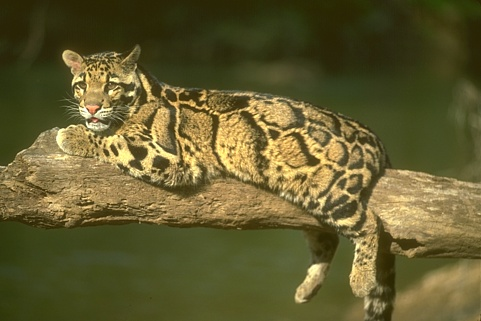
#> input picture code/epllcode/160068.jpg, 481 x 321 px
$ python -i detect_high_area.py   (imports and definitions only)
#> lines starting #> are read from the running program, lines starting #| are printed output that depends on the picture; after the words box and inside, x2 and y2 are one past the last pixel; in counts of white or black regions, pixels touching at a corner belong together
#> further down, picture is the input picture: shape (321, 481, 3); mean B, G, R 47.5, 92.2, 99.2
from cv2 import cv2
import numpy as np

'''
@function
检测输入图像高光区域
@parameter
img1:基准图像
@return
mask:三通道高光像素掩码
flip_mask:反高光像素掩码
'''
def get_high_mask(img1):
    b1, g1, r1 = cv2.split(img1)
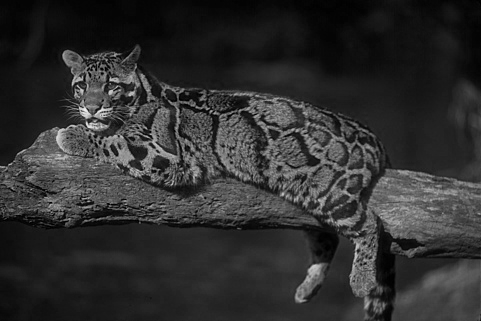
#> b1: shape (321, 481); min 0, max 241, mean 47.5
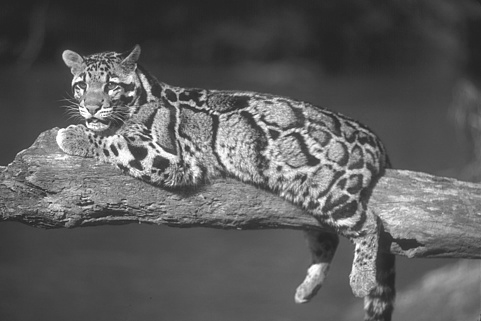
#> g1: shape (321, 481); min 35, max 255, mean 92.2
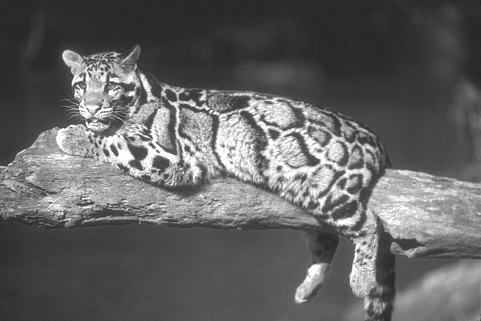
#> r1: shape (321, 481); min 38, max 255, mean 99.2

    #cv2.imshow('img3', b1)
    rows, cols, _ = img1.shape
#> rows = 321; cols = 481
    chanel_min = np.zeros((rows, cols), dtype=img1.dtype)
    for row in range(rows):            #遍历高
            for col in range(cols):         #遍历宽
                chanel_min[row][col] = min(r1[row][col], g1[row][col], b1[row][col])

    mean_chanel_min = np.mean(chanel_min)
#> mean_chanel_min = 47.5
    msf_r1 = np.uint8(r1 - chanel_min + mean_chanel_min)
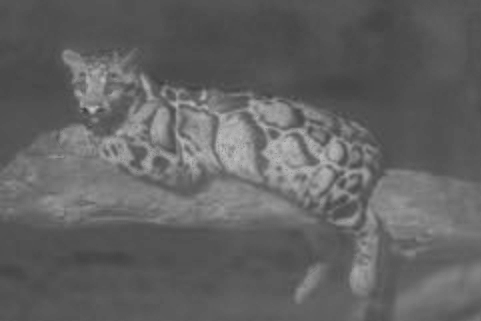
#> msf_r1: shape (321, 481); min 61, max 197, mean 98.7
    msf_g1 = np.uint8(g1 - chanel_min + mean_chanel_min)
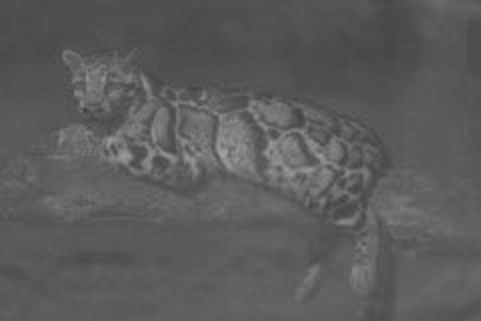
#> msf_g1: shape (321, 481); min 61, max 163, mean 91.7
    msf_b1 = np.uint8(b1 - chanel_min + mean_chanel_min)
#> msf_b1: shape (321, 481); every value is 47

    #msf_img1 = cv2.merge([msf_b1, msf_g1, msf_r1])
    #cv2.imshow('img3', msf_r1)
    #cv2.imshow('img2', r1)

    '''for循环效率低
    mask_r1 = np.zeros((img1.shape[:2]),np.uint8)
    mask_g1 = np.zeros((img1.shape[:2]),np.uint8)
    mask_b1 = np.zeros((img1.shape[:2]),np.uint8)
    for row in range(rows):            #遍历高
            for col in range(cols):         #遍历宽
                if r1[row][col] > msf_r1[row][col] and r1[row][col] - msf_r1[row][col] >= 100:
                    mask_r1[row][col] = 255
                if g1[row][col] > msf_g1[row][col] and g1[row][col] - msf_g1[row][col] >= 100:
                    mask_g1[row][col] = 255
                if b1[row][col] > msf_b1[row][col] and b1[row][col] - msf_b1[row][col] >= 100:
                    mask_b1[row][col] = 255
    '''
    th = 40
    #获取b高光像素掩码
    mask_b1 = np.float32(b1) - np.float32(msf_b1)
    mask_b1[mask_b1<0] = 0
    mask_b1 = np.uint8(mask_b1 >= th)*255
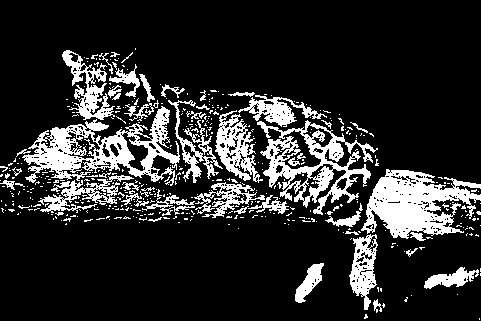
#> mask_b1: shape (321, 481); 17.3% white; 460 white regions (413 under 20 px), largest, box (x1, y1, x2, y2) and area: (22, 106, 180, 186) 4634, (361, 169, 481, 239) 4597, (257, 120, 378, 215) 3787
    #获取g高光像素掩码
    mask_g1 = np.float32(g1) - np.float32(msf_g1)
    mask_g1[mask_g1<0] = 0
    mask_g1 = np.uint8(mask_g1 >= th)*255
    #获取r高光像素掩码
    mask_r1 = np.float32(r1) - np.float32(msf_r1)
    mask_r1[mask_r1<0] = 0
    mask_r1 = np.uint8(mask_r1 >= th)*255
    '''
    cv2.imshow('img1',b1)
    cv2.imshow('img2',msf_b1)
    '''
    k = np.ones((5, 5), np.uint8)
    #对掩码去噪，获得closing掩码
    opening_b = cv2.morphologyEx(mask_b1, cv2.MORPH_OPEN, k)#形态学拓展开运算，先腐蚀后膨胀，去除噪声
#> opening_b: shape (321, 481); 6.5% white; 72 white regions, largest, box (x1, y1, x2, y2) and area: (366, 177, 469, 238) 2969, (39, 128, 77, 170) 787, (425, 268, 468, 288) 476
    closing_b = cv2.morphologyEx(opening_b, cv2.MORPH_CLOSE, k)#形态学拓展闭运算，先膨胀后腐蚀，去除物体内部小黑点
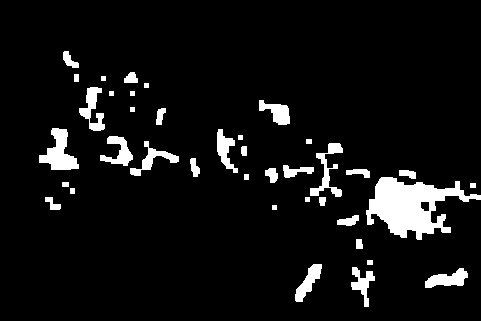
#> closing_b: shape (321, 481); 6.9% white; 39 white regions, largest, box (x1, y1, x2, y2) and area: (366, 177, 481, 240) 3573, (39, 128, 79, 170) 863, (310, 143, 343, 197) 576
    opening_g = cv2.morphologyEx(mask_g1, cv2.MORPH_OPEN, k)
    closing_g = cv2.morphologyEx(opening_g, cv2.MORPH_CLOSE, k)
    opening_r = cv2.morphologyEx(mask_r1, cv2.MORPH_OPEN, k)
    closing_r = cv2.morphologyEx(opening_r, cv2.MORPH_CLOSE, k)

    mask = cv2.merge([closing_b, closing_g, closing_r]) #三通道高光像素掩码
    flip_mask = np.invert(mask) #反高光像素掩码
    return mask, flip_mask

>>> import cv2
>>> picture = cv2.imread('epllcode/160068.jpg')
>>> result = get_high_mask(picture)

$ run again, on code/epllcode/new.jpg
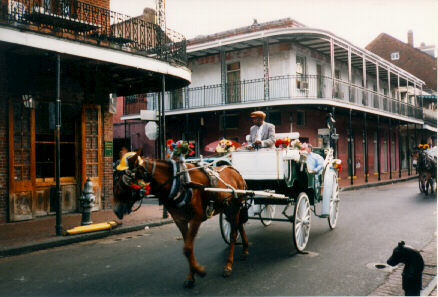
#> input picture code/epllcode/new.jpg, 438 x 297 px
#> picture is the input picture: shape (297, 438, 3); mean B, G, R 90.7, 98.5, 103.4
#> in get_high_mask, `b1, g1, r1 = cv2.split(img1)`:
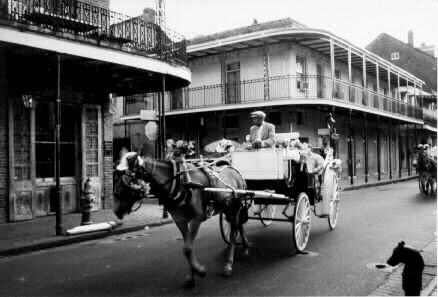
#> r1: shape (297, 438); min 0, max 255, mean 103.4
#> mean_chanel_min = 87.69
#> opening_b: shape (297, 438); 24.8% white; 40 white regions, largest, box (x1, y1, x2, y2) and area: (160, 0, 438, 58) 11185, (316, 169, 438, 282) 8010, (240, 54, 389, 116) 4016
#> in get_high_mask, `closing_b = cv2.morphologyEx(opening_b, cv2.MORPH_CLOSE, k)#形态学拓展闭运算，先..`:
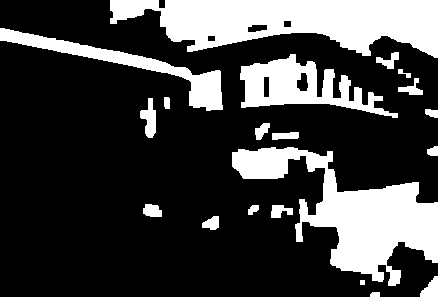
#> closing_b: shape (297, 438); 25.6% white; 20 white regions, largest, box (x1, y1, x2, y2) and area: (110, 0, 438, 58) 12259, (232, 147, 438, 286) 10988, (240, 54, 398, 118) 4259
